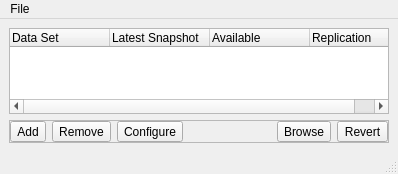
<?xml version="1.0" encoding="UTF-8"?>
<ui version="4.0">
 <class>mainUI</class>
 <widget class="QMainWindow" name="mainUI">
  <property name="geometry">
   <rect>
    <x>0</x>
    <y>0</y>
    <width>398</width>
    <height>174</height>
   </rect>
  </property>
  <property name="windowTitle">
   <string>Life Preserver</string>
  </property>
  <property name="windowIcon">
   <iconset resource="lPreserve.qrc">
    <normaloff>:/images/lifepreserver.png</normaloff>:/images/lifepreserver.png</iconset>
  </property>
  <widget class="QWidget" name="centralwidget">
   <layout class="QVBoxLayout" name="verticalLayout">
    <item>
     <widget class="QTreeWidget" name="treeWidget">
      <property name="indentation">
       <number>0</number>
      </property>
      <attribute name="headerDefaultSectionSize">
       <number>100</number>
      </attribute>
      <column>
       <property name="text">
        <string>Data Set</string>
       </property>
      </column>
      <column>
       <property name="text">
        <string>Latest Snapshot</string>
       </property>
      </column>
      <column>
       <property name="text">
        <string>Available</string>
       </property>
      </column>
      <column>
       <property name="text">
        <string>Replication</string>
       </property>
      </column>
     </widget>
    </item>
    <item>
     <widget class="QFrame" name="frame">
      <property name="frameShape">
       <enum>QFrame::StyledPanel</enum>
      </property>
      <property name="frameShadow">
       <enum>QFrame::Raised</enum>
      </property>
      <layout class="QHBoxLayout" name="horizontalLayout_2">
       <property name="margin">
        <number>0</number>
       </property>
       <item>
        <widget class="QToolButton" name="tool_add">
         <property name="statusTip">
          <string>Enable backups of a new dataset</string>
         </property>
         <property name="text">
          <string>Add</string>
         </property>
         <property name="icon">
          <iconset resource="lPreserve.qrc">
           <normaloff>:/images/list-add.png</normaloff>:/images/list-add.png</iconset>
         </property>
         <property name="popupMode">
          <enum>QToolButton::InstantPopup</enum>
         </property>
        </widget>
       </item>
       <item>
        <widget class="QToolButton" name="tool_remove">
         <property name="statusTip">
          <string>Remove selected dataset from automatic backup</string>
         </property>
         <property name="text">
          <string>Remove</string>
         </property>
         <property name="icon">
          <iconset resource="lPreserve.qrc">
           <normaloff>:/images/list-remove.png</normaloff>:/images/list-remove.png</iconset>
         </property>
         <property name="popupMode">
          <enum>QToolButton::InstantPopup</enum>
         </property>
        </widget>
       </item>
       <item>
        <widget class="QToolButton" name="tool_config">
         <property name="statusTip">
          <string>Customize the backup configuration for the selected dataset</string>
         </property>
         <property name="text">
          <string>Configure</string>
         </property>
         <property name="icon">
          <iconset resource="lPreserve.qrc">
           <normaloff>:/images/configure.png</normaloff>:/images/configure.png</iconset>
         </property>
         <property name="popupMode">
          <enum>QToolButton::InstantPopup</enum>
         </property>
        </widget>
       </item>
       <item>
        <spacer name="horizontalSpacer_2">
         <property name="orientation">
          <enum>Qt::Horizontal</enum>
         </property>
         <property name="sizeHint" stdset="0">
          <size>
           <width>40</width>
           <height>20</height>
          </size>
         </property>
        </spacer>
       </item>
       <item>
        <widget class="QToolButton" name="tool_browse">
         <property name="statusTip">
          <string>Browse the files in a snapshot of the current dataset</string>
         </property>
         <property name="text">
          <string>Browse</string>
         </property>
         <property name="icon">
          <iconset resource="lPreserve.qrc">
           <normaloff>:/images/folder.png</normaloff>:/images/folder.png</iconset>
         </property>
         <property name="popupMode">
          <enum>QToolButton::InstantPopup</enum>
         </property>
        </widget>
       </item>
       <item>
        <widget class="QToolButton" name="tool_revert">
         <property name="statusTip">
          <string>Revert the selected dataset to a previous snapshot</string>
         </property>
         <property name="text">
          <string>Revert</string>
         </property>
         <property name="icon">
          <iconset resource="lPreserve.qrc">
           <normaloff>:/images/lifepreserver.png</normaloff>:/images/lifepreserver.png</iconset>
         </property>
         <property name="popupMode">
          <enum>QToolButton::InstantPopup</enum>
         </property>
        </widget>
       </item>
      </layout>
     </widget>
    </item>
   </layout>
  </widget>
  <widget class="QMenuBar" name="menubar">
   <property name="geometry">
    <rect>
     <x>0</x>
     <y>0</y>
     <width>398</width>
     <height>20</height>
    </rect>
   </property>
   <widget class="QMenu" name="menuFile">
    <property name="title">
     <string>File</string>
    </property>
    <addaction name="actionClose"/>
   </widget>
   <addaction name="menuFile"/>
  </widget>
  <widget class="QStatusBar" name="statusbar"/>
  <action name="actionClose">
   <property name="icon">
    <iconset resource="lPreserve.qrc">
     <normaloff>:/images/application-exit.png</normaloff>:/images/application-exit.png</iconset>
   </property>
   <property name="text">
    <string>Close Window</string>
   </property>
  </action>
 </widget>
 <resources>
  <include location="lPreserve.qrc"/>
 </resources>
 <connections/>
</ui>
